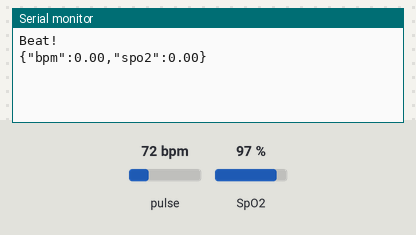
A sketch run on a simulated Arduino Uno, built with avr-gcc and run on an emulated ATmega328P. Shown: the last lines printed to the serial monitor. The test bench sets the inputs (shaded band); at power-on: pulse 72 bpm, SpO2 97 %.

Above: at 1.2 s.
1.3 s: pulse set to 42 bpm
At 2.7 s:
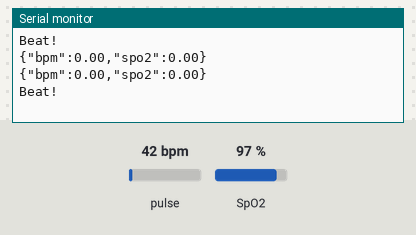
2.8 s: SpO2 set to 80 %
At 3.6 s:
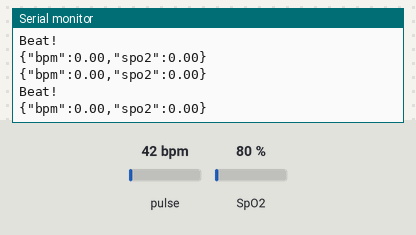
4.3 s: pulse set to 70 bpm
At 7.8 s:
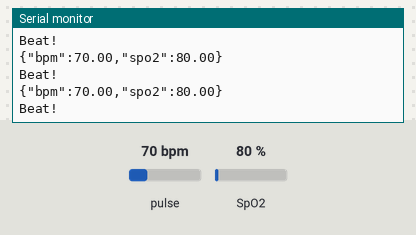
Timing chart, 0 to 9.3 s (numbered marks = the images above; inputs shaded):
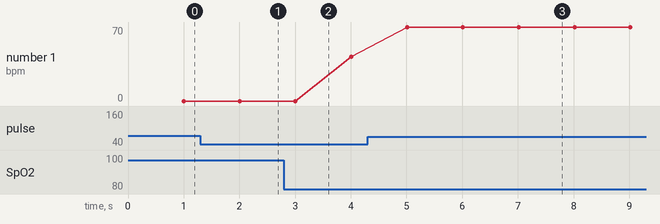

Measured:
- after the input at 4.3 s, the serial monitor: prints a new line after 0.71 s (image 3)
- plotted number 1: 42 → 70 after the input at 4.3 s

The sketch:

projMax.ino
```cpp
#include <Wire.h>
#include "MAX30100_PulseOximeter.h"

#define REPORTING_PERIOD_MS 1000

PulseOximeter pox;
uint32_t tsLastReport = 0;

void onBeatDetected()
{
    Serial.println("Beat!");
}

void setup()
{
    Serial.begin(115200);

    if (!pox.begin())
    {
        Serial.println("FAILED");
        for (;;);
    }

    pox.setOnBeatDetectedCallback(onBeatDetected);
}

void loop()
{
    pox.update();

    if (millis() - tsLastReport > REPORTING_PERIOD_MS)
    {
        float bpm = pox.getHeartRate();
        float spo2 = pox.getSpO2();

        // Envia os dados no formato JSON pela Serial
        Serial.print("{\"bpm\":");
        Serial.print(bpm);
        Serial.print(",\"spo2\":");
        Serial.print(spo2);
        Serial.println("}");

        tsLastReport = millis();
    }
}
```
